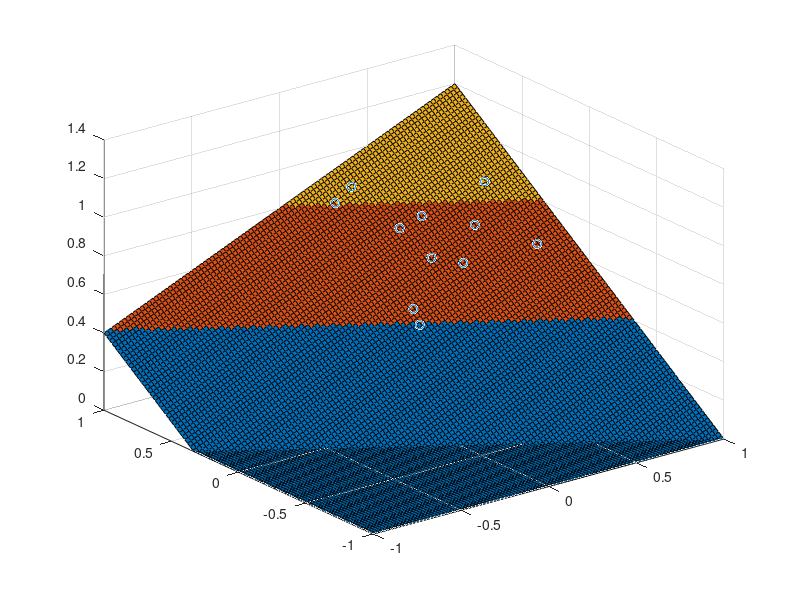

Reproduce this figure in MATLAB. (Note: this script raises an error after producing the figure.)
% two inputs with 2 first layer nodes with thresholding and ReLU activation

w1 = 2e-1;
w2 = 3e-1;
w3 = 2e-1;
w4 = 3e-1;
b1 = 1e-1;
b2 = 1e-1;
learning_rate = 1e-2;
x1 = -1:0.02:1;
x2 = -1:0.02:1;
N = 20;
threshold = 1;
points_range = [0, 1];
p_x1 = points_range(1) + (points_range(2)-points_range(1)).*rand(1, N);
p_x2 = points_range(1) + (points_range(2)-points_range(1)).*rand(1, N);
p_z = points_range(1) + (points_range(2)-points_range(1)).*rand(1, N);
dw1 = 0;
dw2 = 0;
dw3 = 0;
dw4 = 0;
db1 = 0;
db2 = 0;

[X1,X2] = meshgrid(x1, x2);

Z1 = X1.*w1 + X2.*w2 + b1;
Z2 = X1.*w3 + X2.*w4 + b2;

Z1(Z1 < 0) = 0;
Z2(Z2 < 0) = 0;

A1 = Z1;
A2 = Z2;

Y_cap = A1 + A2;

scatter_handle = scatter3(p_x1, p_x2, p_z, 'black');
hold on
surf_handle = surf(X1, X2, Y_cap);
colormap(gca(), lines(3));
surf_handle.FaceAlpha = 1;
axis([points_range(1), points_range(2), points_range(1), points_range(2), points_range(1), points_range(2)]);
while true
    dw1 = 0;
    dw2 = 0;
    dw3 = 0;
    dw4 = 0;
    db1 = 0;
    db2 = 0;
    J = 0;
    for i = 1:N
        z1 = p_x1(i)*w1 + p_x2(i)*w2 + b1;
        z2 = p_x1(i)*w3 + p_x2(i)*w4 + b2;
        
        z1(z1 < 0) = 0;
        z2(z2 < 0) = 0;
        
        a1 = z1;
        a2 = z2;
        
        y_cap = a1 + a2;
        
        update_flag_z1 = z1 > 0;
        update_flag_z2 = z2 > 0;
        
        J = J + (y_cap - p_z(i))^2;
        dw1 = dw1 + 2*(y_cap - p_z(i))*p_x1(i) * update_flag_z1;
        dw2 = dw2 + 2*(y_cap - p_z(i))*p_x2(i) * update_flag_z1;
        dw3 = dw3 + 2*(y_cap - p_z(i))*p_x1(i) * update_flag_z2;
        dw4 = dw4 + 2*(y_cap - p_z(i))*p_x2(i) * update_flag_z2;
        db1 = db1 + 2*(y_cap - p_z(i))*update_flag_z1;
        db2 = db2 + 2*(y_cap - p_z(i))*update_flag_z2;
        
    end
    
    dw1 = dw1/N;
    dw2 = dw2/N;
    dw3 = dw3/N;
    dw4 = dw4/N;
    db1 = db1/N;
    db2 = db2/N;
    
    dw1(dw1 > threshold) = threshold;
    dw2(dw2 > threshold) = threshold;
    dw3(dw3 > threshold) = threshold;
    dw4(dw4 > threshold) = threshold;
    db1(db1 > threshold) = threshold;
    db2(db2 > threshold) = threshold;
    
    J = J/N
    w1 = w1 - learning_rate*dw1;
    w2 = w2 - learning_rate*dw2;
    w3 = w3 - learning_rate*dw3;
    w4 = w4 - learning_rate*dw4;

    b1 = b1 - learning_rate*db1;
    b2 = b2 - learning_rate*db2;
    
    Z1 = X1.*w1 + X2.*w2 + b1;
    Z2 = X1.*w3 + X2.*w4 + b2;

    Z1(Z1 < 0) = 0;
    Z2(Z2 < 0) = 0;

    A1 = Z1;
    A2 = Z2;
    
    Y_cap = A1 + A2;
    
    
    surf_handle.ZData = Y_cap;
    pause(0.1);
end